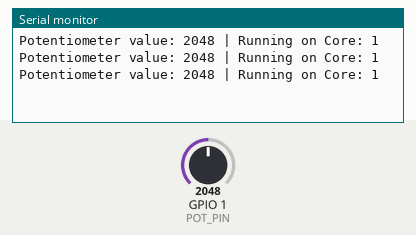
Bench run of a sketch on a simulated ESP32. Parts: the last lines printed to the serial monitor. The test bench sets the inputs (shaded band); at power-on: GPIO 1 (POT_PIN) = 2048.

Above: at 1.3 s.
1.4 s: GPIO 1 (POT_PIN) set to 2866
At 1.9 s:
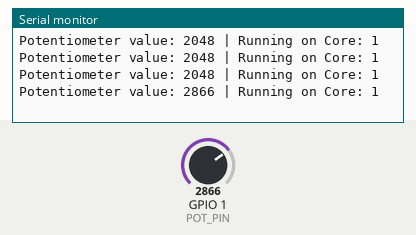
2.9 s: GPIO 1 (POT_PIN) set to 3603
At 3.4 s:
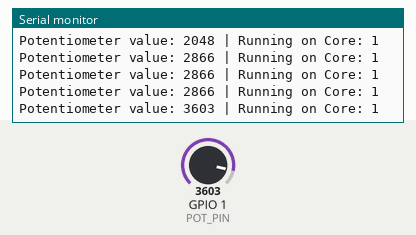
Timing chart, 0 to 5.9 s (numbered marks = the images above; inputs shaded):
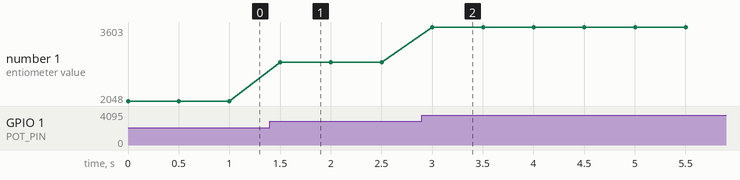

Measured:
- after the input at 1.4 s, the serial monitor: prints a new line after 0.10 s (image 1)
- after the input at 2.9 s, the serial monitor: prints a new line after 0.10 s (image 2)
- plotted number 1: 2048 → 2866 after the input at 1.4 s, 2866 → 3603 after the input at 2.9 s

The sketch:

potentiometer.ino
```cpp
#define POT_PIN 1

void taskPot(void *pvParameters) {
  while (1) {
    int val = analogRead(POT_PIN);
    Serial.print("Potentiometer value: ");
    Serial.print(val);
    Serial.print(" | Running on Core: ");
    Serial.println(xPortGetCoreID());
    delay(500);
  }
}

void setup() {
  Serial.begin(115200);
  pinMode(POT_PIN, INPUT);

  // Core 0
  //xTaskCreatePinnedToCore(taskPot, "taskPot_Core0", 2000, NULL, 1, NULL, 0);

  // Core 1
  xTaskCreatePinnedToCore(taskPot, "taskPot_Core1", 2000, NULL, 1, NULL, 1);
}

void loop() {}
```
